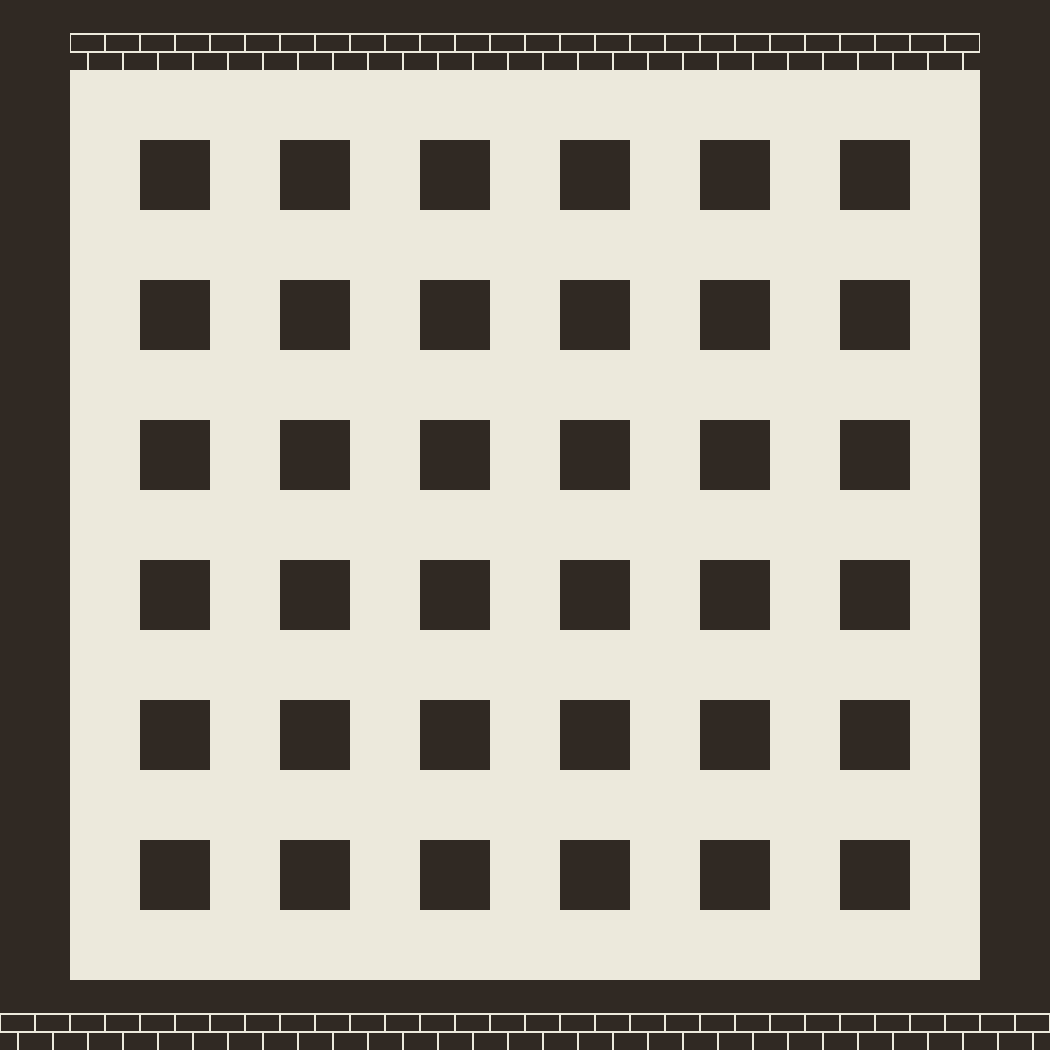

Tiled map render using the project's own tile images. Description and the map definition, with tile-layer contents summarised, below:
An orthogonal 15x15 tile map with 70x70 px tiles, 3 tile layers (collision, Background, Bricks) and 7 objects (player, enemy1, enemy2, enemy3, enemy4, ...).

<map version="1.0" orientation="orthogonal" width="15" height="15" tilewidth="70" tileheight="70">
 <tileset firstgid="1" name="bomber-spritesheet2" tilewidth="70" tileheight="70">
  <image source="../images/bomber-spritesheet2.png" width="630" height="350" />
 </tileset>
 <layer name="collision" width="15" height="15">
  <data>[225 cells, 93 non-empty, 2 distinct tile ids]</data>
 </layer>
 <layer name="Background" width="15" height="15">
  <data>[225 cells, 225 non-empty, 3 distinct tile ids]</data>
 </layer>
 <layer name="Bricks" width="15" height="15">
  <data>[225 cells, 36 non-empty, 1 distinct tile ids]</data>
 </layer>
 <objectgroup name="objects" width="15" height="15">
  <object name="player" gid="1" x="70" y="140" />
  <object name="enemy1" gid="10" x="771" y="280" />
  <object name="enemy2" gid="10" x="208" y="701" />
  <object name="enemy3" gid="10" x="629" y="561" />
  <object name="enemy4" gid="10" x="351" y="421" />
  <object name="target1" gid="42" x="351" y="563" />
  <object name="target2" gid="42" x="840" y="280" />
 </objectgroup>
</map>
